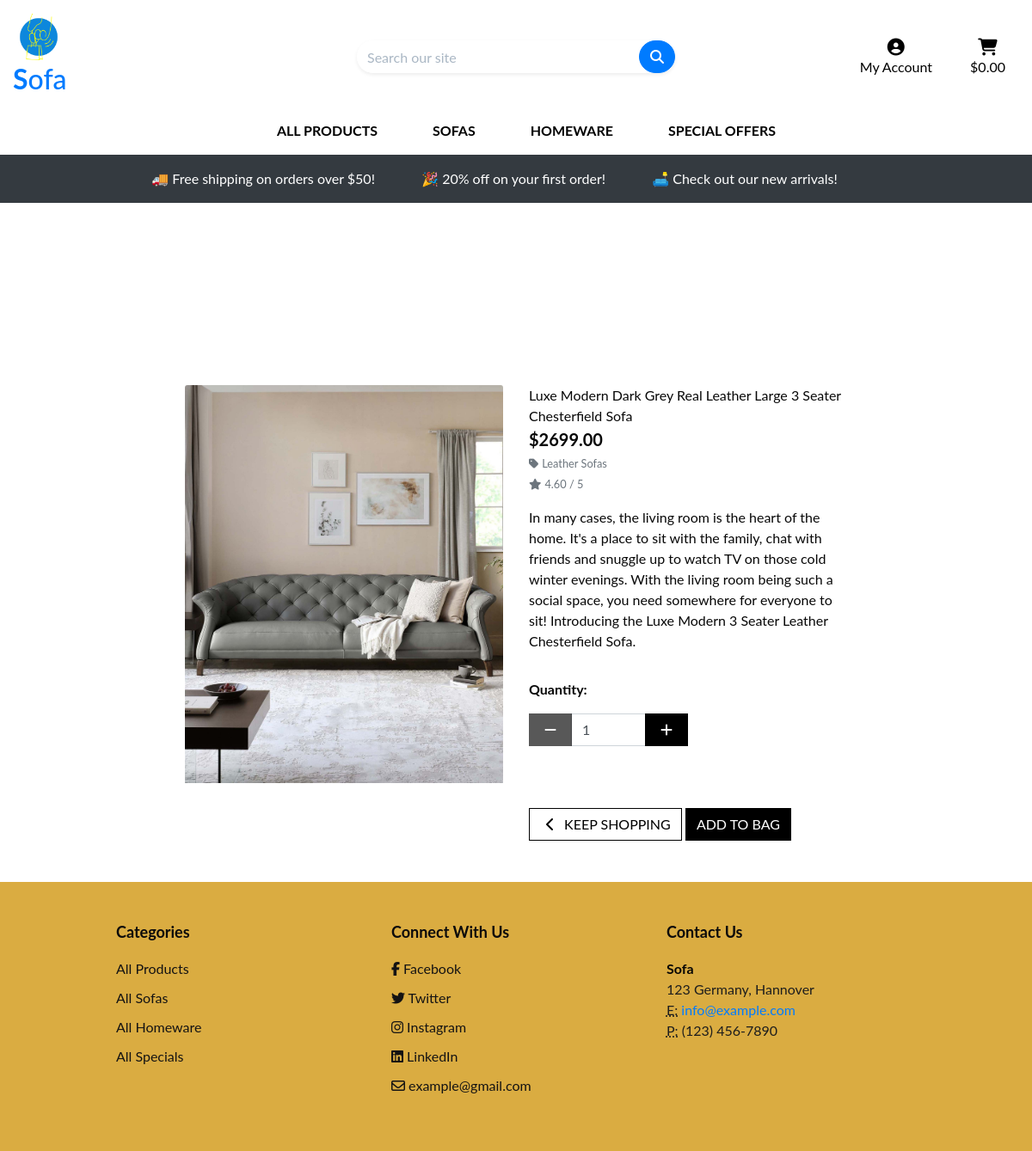
Page /products/3/ on the committed database.
### products/models.py (models this page shows, shortened)
class Product(models.Model):
    category = models.ForeignKey('Category', null=True, blank=True, on_delete=models.SET_NULL)
    sku = models.CharField(max_length=254, null=True, blank=True)
    name = models.CharField(max_length=254)
    description = models.TextField()
    price = models.DecimalField(max_digits=6, decimal_places=2)
    rating = models.DecimalField(max_digits=6, decimal_places=2, null=True, blank=True)
    image_url = models.URLField(max_length=1024, null=True, blank=True)
    image = models.ImageField(null=True, blank=True)

class Category(models.Model):
    class Meta:
        verbose_name_plural = 'Categories'
    name = models.CharField(max_length=254)
    friendly_name = models.CharField(max_length=254, null=True, blank=True)

### products/views.py (the view)
# urls.py: path('<int:product_id>/', views.product_detail, name='product_detail'),
def product_detail(request, product_id):
    product = get_object_or_404(Product, pk=product_id)
    context = {
        'product': product,
    }
    return render(request, 'products/product_detail.html', context)

### bag/contexts.py (called while the page is built, shortened)
def bag_contents(request):
    bag_items = []
    total = 0
    product_count = 0
    bag = request.session.get('bag', {})
    if total < settings.FREE_DELIVERY_THRESHOLD:
        delivery = total * Decimal(settings.STANDARD_DELIVERY_PERCENTAGE / 100)
        free_delivery_delta = settings.FREE_DELIVERY_THRESHOLD - total
    else:
        delivery = 0
        free_delivery_delta = 0
    grand_total = delivery + total
    context = {
        'bag_items': bag_items,
        'total': total,
        'product_count': product_count,
        'delivery': delivery,
        'free_delivery_delta': free_delivery_delta,
        'free_delivery_threshold': settings.FREE_DELIVERY_THRESHOLD,
        'grand_total': grand_total,
    }
    return context

### products/templates/products/product_detail.html (shortened to what this page needs)
{% extends "base.html" %}
{% load static %}
{% block page_header %}
    <div class="container header-container">
    </div>
{% endblock %}
{% block content %}
    <div class="container-fluid">
        <div class="row">
            <div class="col-12 col-md-6 col-lg-4 offset-lg-2">
                <div class="image-container my-5">
                    {% if product.image %}
                        <a href="{{ product.image.url }}" target="_blank">
                            <img class="card-img-top img-fluid" src="{{ product.image.url }}" alt="{{ product.name }}">
                        </a>
                    {% else %}
                        <a href="">
                            <img class="card-img-top img-fluid" src="{{ MEDIA_URL }}noimage.png" alt="{{ product.name }}">
                        </a>
                    {% endif %}
                </div>
            </div>
            <div class="col-12 col-md-6 col-lg-4">
                <div class="product-details-container mb-5 mt-md-5">
                    <p class="mb-0">{{ product.name }}</p>
                    <p class="lead mb-0 text-left font-weight-bold">${{ product.price }}</p>
                    {% if product.category %}
                    <p class="small mt-1 mb-0">
                        <a class="text-muted" href="{% url 'products' %}?category={{ product.category.name }}">
                            <i class="fas fa-tag mr-1"></i>{{ product.category.friendly_name }}
                        </a>
                    </p>
                    {% endif %}
                    {% if product.rating %}
                        <small class="text-muted"><i class="fas fa-star mr-1"></i>{{ product.rating }} / 5</small>
                    {% else %}
                        <small class="text-muted">No Rating</small>
                    {% endif %}
                    <p class="mt-3">{{ product.description }}</p>
                    <form class="form" action="{% url 'add_to_bag' product.id %}" method="POST">
                        <div class="form-row">
                            <div class="col-12">
                                <p class="mt-3"><strong>Quantity:</strong></p>
                                <div class="form-group w-50">
                                    <div class="input-group">
                                        <div class="input-group-prepend">
                                            <button class="decrement-qty btn btn-black rounded-0"
                                                data-item_id="{{ product.id }}" id="decrement-qty_{{ product.id }}">
                                                <span class="icon">
                                                    <i class="fas fa-minus"></i>
                                                </span>
                                            </button>
                                        </div>
                                        <input class="form-control qty_input" type="number"
                                            name="quantity" value="1" min="1" max="99"
                                            data-item_id="{{ product.id }}"
                                            id="id_qty_{{ product.id }}">
                                        <div class="input-group-append">
                                            <button class="increment-qty btn btn-black rounded-0"
                                                data-item_id="{{ product.id }}" id="increment-qty_{{ product.id }}">
                                                <span class="icon">
                                                    <i class="fas fa-plus"></i>
                                                </span>
                                            </button>
                                        </div>
                                    </div>
                                </div>
                            </div>
                            <div class="col-12 mt-2">
                                <a href="{% url 'products' %}" class="btn btn-outline-black rounded-0 mt-5">
                                    <span class="icon">
                                        <i class="fas fa-chevron-left"></i>
                                    </span>
                                    <span class="text-uppercase">Keep Shopping</span>
                                </a>
                                <input type="submit" class="btn btn-black rounded-0 text-uppercase mt-5" value="Add to Bag">
                            </div>
                        </div>
                    </form>
                </div>
            </div>
        </div>
    </div>
{% endblock %}

### static/css/base.css (style rules this page uses)
html { height: 100%; }
body { height: calc(100vh - 164px); color: #080808; font-family: 'Lato'; }
.icon { align-items: center; display: inline-flex; justify-content: center; height: 1.5rem; width: 1.5rem; }
.btn-black { background: black; color: white; }
.btn-outline-black { background: white; color: black !important; border: 1px solid black; }
.container-fluid { position: relative; z-index: 2; }
@media (min-width: 1200px) { .container { max-width: 80%; } }
@media (min-width: 992px) { .header-container { padding-top: 164px; } }

### rows in the picture
Product: image (picture), name "Luxe Modern Dark Grey Real Leather Large 3 Seater Chesterfield Sofa", price "2699.00", category.friendly_name "Leather Sofas", rating "4.60", description "In many cases, the living room is the heart of the home. It's a place to sit with the family, chat with friends and snuggle up to watch TV on those cold winter evenings. With the living room being such a social space, you need somewhere for everyone to sit! Introducing the Luxe Modern 3 Seater Leather Chesterfield Sofa."

### other values in the picture
{{ free_delivery_threshold }} "50"
